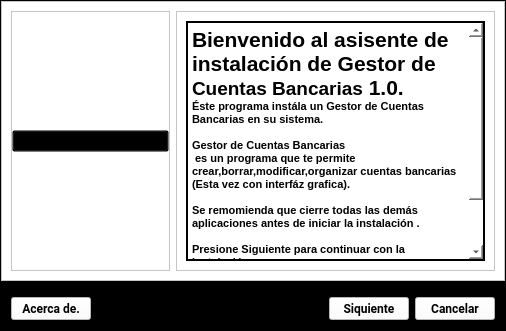
<?xml version="1.0" encoding="UTF-8"?>
<ui version="4.0">
 <class>Form_Intalacion</class>
 <widget class="QWidget" name="Form_Intalacion">
  <property name="enabled">
   <bool>true</bool>
  </property>
  <property name="geometry">
   <rect>
    <x>0</x>
    <y>0</y>
    <width>506</width>
    <height>331</height>
   </rect>
  </property>
  <property name="windowTitle">
   <string>Instalación de Gestor Bancario v1.0</string>
  </property>
  <property name="windowIcon">
   <iconset resource="helpers.qrc">
    <normaloff>:/img (2).png</normaloff>:/img (2).png</iconset>
  </property>
  <layout class="QVBoxLayout" name="verticalLayout">
   <property name="leftMargin">
    <number>0</number>
   </property>
   <property name="topMargin">
    <number>0</number>
   </property>
   <property name="rightMargin">
    <number>0</number>
   </property>
   <property name="bottomMargin">
    <number>0</number>
   </property>
   <item>
    <widget class="QFrame" name="frame">
     <property name="styleSheet">
      <string notr="true">background-color: rgb(0, 0, 0);</string>
     </property>
     <property name="frameShape">
      <enum>QFrame::StyledPanel</enum>
     </property>
     <property name="frameShadow">
      <enum>QFrame::Raised</enum>
     </property>
     <layout class="QVBoxLayout" name="verticalLayout_2" stretch="10,1">
      <property name="leftMargin">
       <number>0</number>
      </property>
      <property name="topMargin">
       <number>0</number>
      </property>
      <property name="rightMargin">
       <number>0</number>
      </property>
      <property name="bottomMargin">
       <number>0</number>
      </property>
      <item>
       <widget class="QFrame" name="frame_2">
        <property name="styleSheet">
         <string notr="true">background-color: rgb(255, 255, 255);</string>
        </property>
        <property name="frameShape">
         <enum>QFrame::StyledPanel</enum>
        </property>
        <property name="frameShadow">
         <enum>QFrame::Raised</enum>
        </property>
        <layout class="QHBoxLayout" name="horizontalLayout_2" stretch="1,2">
         <item>
          <widget class="QFrame" name="frame_4">
           <property name="frameShape">
            <enum>QFrame::StyledPanel</enum>
           </property>
           <property name="frameShadow">
            <enum>QFrame::Raised</enum>
           </property>
           <layout class="QHBoxLayout" name="horizontalLayout_3">
            <property name="leftMargin">
             <number>0</number>
            </property>
            <property name="topMargin">
             <number>0</number>
            </property>
            <property name="rightMargin">
             <number>0</number>
            </property>
            <property name="bottomMargin">
             <number>0</number>
            </property>
            <item>
             <widget class="QPushButton" name="pushButton_4">
              <property name="styleSheet">
               <string notr="true">background-color: transparent;</string>
              </property>
              <property name="text">
               <string/>
              </property>
              <property name="icon">
               <iconset resource="helpers.qrc">
                <normaloff>:/img (2).png</normaloff>:/img (2).png</iconset>
              </property>
              <property name="iconSize">
               <size>
                <width>100</width>
                <height>231</height>
               </size>
              </property>
             </widget>
            </item>
           </layout>
          </widget>
         </item>
         <item>
          <widget class="QFrame" name="frame_5">
           <property name="frameShape">
            <enum>QFrame::StyledPanel</enum>
           </property>
           <property name="frameShadow">
            <enum>QFrame::Raised</enum>
           </property>
           <layout class="QVBoxLayout" name="verticalLayout_3">
            <item>
             <widget class="QTextEdit" name="textEdit">
              <property name="enabled">
               <bool>true</bool>
              </property>
              <property name="styleSheet">
               <string notr="true">border:2px solid black;</string>
              </property>
              <property name="readOnly">
               <bool>true</bool>
              </property>
              <property name="html">
               <string>&lt;!DOCTYPE HTML PUBLIC &quot;-//W3C//DTD HTML 4.0//EN&quot; &quot;http://www.w3.org/TR/REC-html40/strict.dtd&quot;&gt;
&lt;html&gt;&lt;head&gt;&lt;meta name=&quot;qrichtext&quot; content=&quot;1&quot; /&gt;&lt;style type=&quot;text/css&quot;&gt;
p, li { white-space: pre-wrap; }
&lt;/style&gt;&lt;/head&gt;&lt;body style=&quot; font-family:'MS Shell Dlg 2'; font-size:8.25pt; font-weight:400; font-style:normal;&quot;&gt;
&lt;p style=&quot; margin-top:0px; margin-bottom:0px; margin-left:0px; margin-right:0px; -qt-block-indent:0; text-indent:0px;&quot;&gt;&lt;span style=&quot; font-size:16pt; font-weight:600;&quot;&gt;Bienvenido al asisente de instalación de Gestor de &lt;/span&gt;&lt;span style=&quot; font-size:14pt; font-weight:600;&quot;&gt;Cuentas Bancarias&lt;/span&gt;&lt;span style=&quot; font-size:16pt; font-weight:600;&quot;&gt; 1.0.&lt;/span&gt;&lt;/p&gt;
&lt;p style=&quot; margin-top:0px; margin-bottom:0px; margin-left:0px; margin-right:0px; -qt-block-indent:0; text-indent:0px;&quot;&gt;&lt;span style=&quot; font-size:8pt; font-weight:600;&quot;&gt;Éste programa instála un Gestor de Cuentas Bancarias en su sistema.&lt;/span&gt;&lt;/p&gt;
&lt;p style=&quot;-qt-paragraph-type:empty; margin-top:0px; margin-bottom:0px; margin-left:0px; margin-right:0px; -qt-block-indent:0; text-indent:0px; font-size:8pt; font-weight:600;&quot;&gt;&lt;br /&gt;&lt;/p&gt;
&lt;p style=&quot; margin-top:0px; margin-bottom:0px; margin-left:0px; margin-right:0px; -qt-block-indent:0; text-indent:0px;&quot;&gt;&lt;span style=&quot; font-size:8pt; font-weight:600;&quot;&gt;Gestor de Cuentas Bancarias&lt;/span&gt;&lt;/p&gt;
&lt;p style=&quot; margin-top:0px; margin-bottom:0px; margin-left:0px; margin-right:0px; -qt-block-indent:0; text-indent:0px;&quot;&gt;&lt;span style=&quot; font-size:8pt; font-weight:600;&quot;&gt; es un programa que te permite crear,borrar,modificar,organizar cuentas bancarias (Esta vez con interfáz grafica).&lt;/span&gt;&lt;/p&gt;
&lt;p style=&quot;-qt-paragraph-type:empty; margin-top:0px; margin-bottom:0px; margin-left:0px; margin-right:0px; -qt-block-indent:0; text-indent:0px; font-size:8pt; font-weight:600;&quot;&gt;&lt;br /&gt;&lt;/p&gt;
&lt;p style=&quot; margin-top:0px; margin-bottom:0px; margin-left:0px; margin-right:0px; -qt-block-indent:0; text-indent:0px;&quot;&gt;&lt;span style=&quot; font-size:8pt; font-weight:600;&quot;&gt;Se remomienda que cierre todas las demás aplicaciones antes de iniciar la instalación .&lt;/span&gt;&lt;/p&gt;
&lt;p style=&quot;-qt-paragraph-type:empty; margin-top:0px; margin-bottom:0px; margin-left:0px; margin-right:0px; -qt-block-indent:0; text-indent:0px; font-size:8pt; font-weight:600;&quot;&gt;&lt;br /&gt;&lt;/p&gt;
&lt;p style=&quot; margin-top:0px; margin-bottom:0px; margin-left:0px; margin-right:0px; -qt-block-indent:0; text-indent:0px;&quot;&gt;&lt;span style=&quot; font-size:8pt; font-weight:600;&quot;&gt;Presione Siguiente para continuar con la instalación&lt;/span&gt;&lt;/p&gt;
&lt;p style=&quot;-qt-paragraph-type:empty; margin-top:0px; margin-bottom:0px; margin-left:0px; margin-right:0px; -qt-block-indent:0; text-indent:0px; font-size:16pt; font-weight:600;&quot;&gt;&lt;br /&gt;&lt;/p&gt;
&lt;p style=&quot;-qt-paragraph-type:empty; margin-top:0px; margin-bottom:0px; margin-left:0px; margin-right:0px; -qt-block-indent:0; text-indent:0px; font-size:16pt;&quot;&gt;&lt;br /&gt;&lt;/p&gt;&lt;/body&gt;&lt;/html&gt;</string>
              </property>
             </widget>
            </item>
           </layout>
          </widget>
         </item>
        </layout>
       </widget>
      </item>
      <item>
       <widget class="QFrame" name="frame_3">
        <property name="styleSheet">
         <string notr="true">#frame3{

background-color: rgb(0, 0, 0);}

QPushButton{
background-color: white;

}</string>
        </property>
        <property name="frameShape">
         <enum>QFrame::StyledPanel</enum>
        </property>
        <property name="frameShadow">
         <enum>QFrame::Raised</enum>
        </property>
        <layout class="QHBoxLayout" name="horizontalLayout">
         <item>
          <widget class="QPushButton" name="pushButton_3">
           <property name="font">
            <font>
             <family>Roboto</family>
             <pointsize>9</pointsize>
             <weight>75</weight>
             <bold>true</bold>
            </font>
           </property>
           <property name="text">
            <string>Acerca de.</string>
           </property>
          </widget>
         </item>
         <item>
          <spacer name="horizontalSpacer">
           <property name="orientation">
            <enum>Qt::Horizontal</enum>
           </property>
           <property name="sizeHint" stdset="0">
            <size>
             <width>238</width>
             <height>20</height>
            </size>
           </property>
          </spacer>
         </item>
         <item>
          <widget class="QPushButton" name="pushButton">
           <property name="font">
            <font>
             <family>Roboto</family>
             <pointsize>9</pointsize>
             <weight>75</weight>
             <bold>true</bold>
            </font>
           </property>
           <property name="styleSheet">
            <string notr="true"/>
           </property>
           <property name="text">
            <string>Siquiente</string>
           </property>
          </widget>
         </item>
         <item>
          <widget class="QPushButton" name="pushButton_2">
           <property name="font">
            <font>
             <family>Roboto</family>
             <pointsize>9</pointsize>
             <weight>75</weight>
             <bold>true</bold>
            </font>
           </property>
           <property name="text">
            <string>Cancelar</string>
           </property>
          </widget>
         </item>
        </layout>
       </widget>
      </item>
     </layout>
    </widget>
   </item>
  </layout>
 </widget>
 <resources>
  <include location="helpers.qrc"/>
 </resources>
 <connections/>
</ui>
